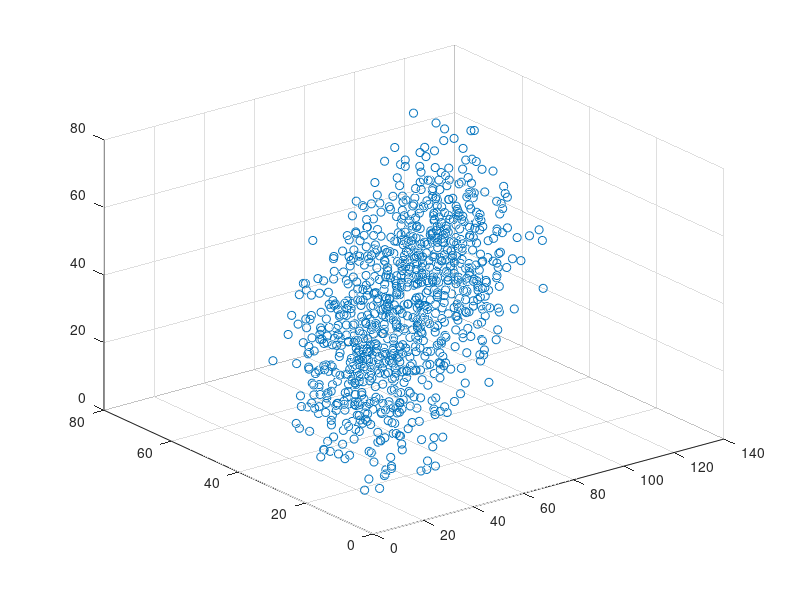

The MATLAB script that drew this image:
x1 = [1; 1; 0];
x2 = [1; 0; 1];

x = [x1, x2]';

v = randi([0 50],1000,2);

y = v*x;
[r,c] = size(y);
noise = 25*rand(r,c);

y = y + noise;

x_ax = 1:100;
y_ax = 1:100;
z_ax = 1:100;


mean(y, 'all')

scatter3(y(:,1), y(:,2), y(:,3))




